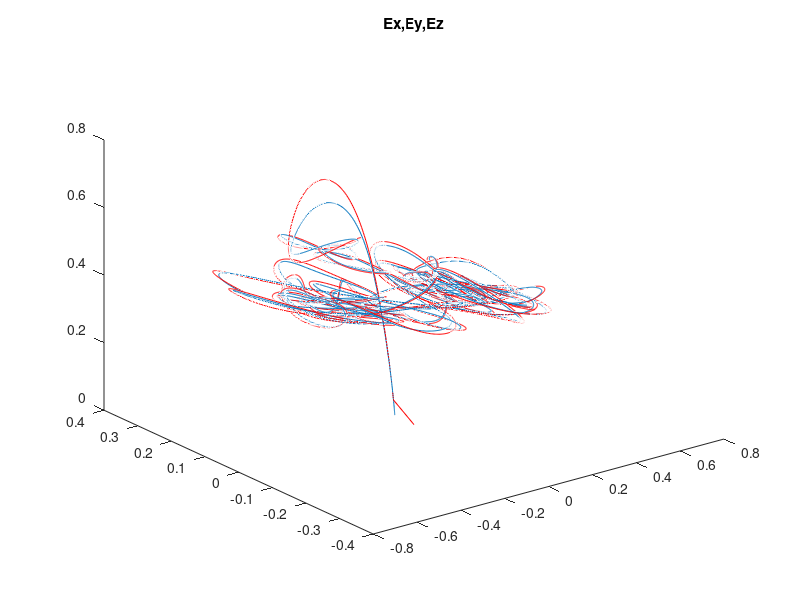
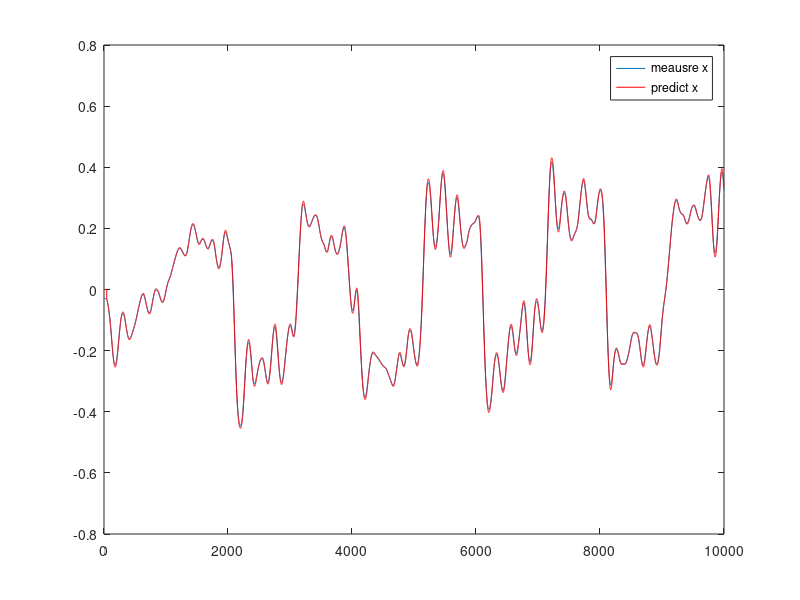
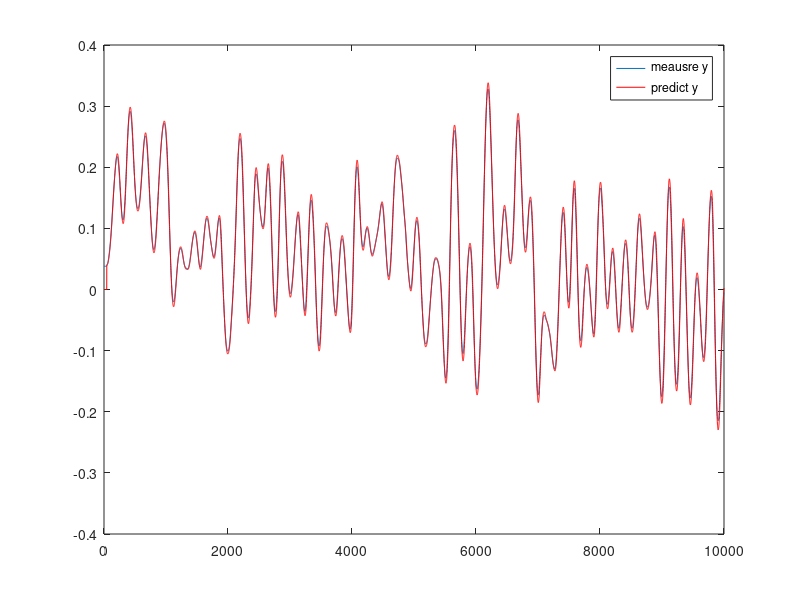
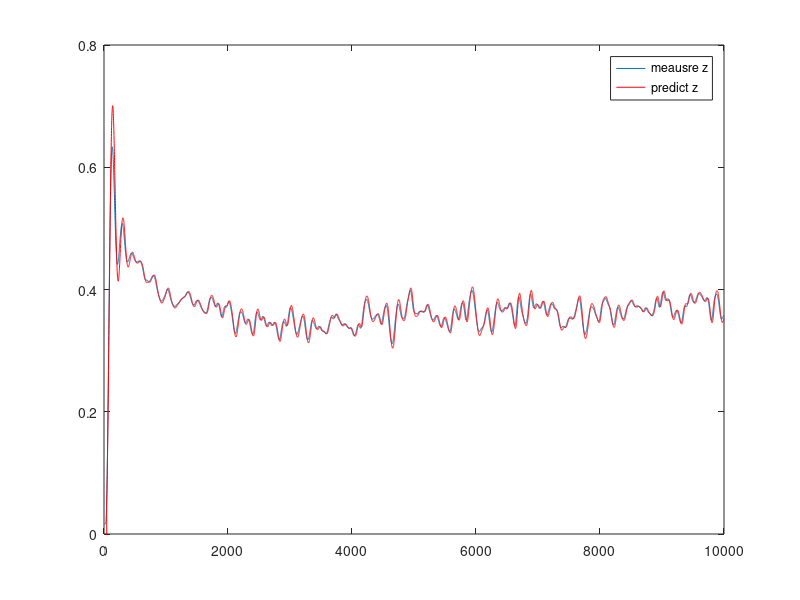

Write the MATLAB code that produced these figures, in order.
%% Project 2  Part1 and 2
% -------------------------
% CMPE 245 - Spring, 2016
% Chien-Pin Chen
% 05/30/2016
% MATLAB script for Project 2
% --------------------------
clear all;

load data3D.mat;

plot3(xm, ym, zm,'DisplayName','xm,ym,zm');
title('xm,ym,zm');

%T = 0.1;
%c = 1e-16;
g = 9.81;

R = [1 0 0 0;
     0 1 0 0;
     0 0 0.1 0;
     0 0 0 1];
%eye(4)*1.225*1; 
% [12.25 0;
%      0 12.25]; % do we get this ?? or guess by ourself

% ga = [0 0 0 0;
%       0 0 0 0;
%       0 0 0 0;
%       sqrt(T) 0 0 0;
%       0 sqrt(T) 0 0;
%       0 0 sqrt(T) 0;
%       0 0 0 sqrt(T)];
Q = eye(4);

% setting initial x_0, P_0
x0 = xm(45);
y0 = ym(45);
z0 = zm(45);
dx0 = (xm(45)-xm(44))/dtrec(45);
dy0 = (ym(45)-ym(44))/dtrec(45);
dz0 = (zm(45)-zm(44))/dtrec(45);
yaw0 = yawm(45);
Ex0 = [ x0 y0 z0 dx0 dy0 dz0 yaw0]';

P11 = 1.225*.01;    % var{x}
P22 = P11;      % var{y}
P33 = P11;      % var{z}
P12 = 0;        % temp set to zero
P13 = 0;        % temp set to zero
P23 = 0;        % temp set to zero
Px0 = eye(length(Ex0)) * P11;
% Px0 = [P11 P12 P13;
%        P12 P22 P23;
%        P13 P23 P33];

Px0(1,4) = 2*P11/(0.0085^2);
Px0(4,1) = Px0(1,4);
Px0(2,5) = 2*P11/(0.0085^2);
Px0(5,2) = Px0(2,5);
Px0(3,6) = 2*P11/(0.0085^2);
Px0(6,3) = Px0(3,6);

% array to storge E{x_k} and P_k after update 
Ex_k = zeros(length(Ex0), length(xm)+1);
P_k = zeros(length(Ex0), length(Ex0), length(xm)+1);
S = 0;  % compute c0 part2
i_sum = 0;

% Use Extend Kalman Filter (EKF)
Ex_k(:,45) = Ex0;
P_k(:,:,45) = Px0;

% start from 45
for k = 45 : length(zm)
    % Prediction
    % discrete method
    
%     pit = Ex_k(4, k);
%     rol = Ex_k(5, k);
%     yaw = Ex_k(6, k);

    x4 = Ex_k(4, k);     
    x5 = Ex_k(5, k);
    x6 = Ex_k(6, k);
    rol = roll(k);
    pit = pitch(k);
    yaw = yawm(k);
    dt = dtrec(k);
    
    s = (255/6000) * thrust(k);
    c0 = 1000000; % Part2: tuning c0 to get min. residual
    c = (0.000409*s^2+0.1405*s-0.099)/c0;
    %c=1;
    f = [x4; x5; x6;
         c*g*( sind(yaw)*sind(rol) + cosd(yaw)*cosd(rol)*sind(pit) );
         c*g*( sind(yaw)*cosd(rol)*sind(pit) -cosd(yaw)*sind(rol) );
         c*(g*cosd(rol)*cosd(pit) - g);
         0]*dt; 
% [c*g*( sin(yaw)*sin(rol) + cos(yaw)*cos(rol)*sin(pit) );
%  c*g*( -1*cos(yaw)*sin(rol) + sin(yaw)*cos(rol)*sin(pit) );
%  c*g*cos(rol)*cos(pit) - g;
%  0;
%  0;
%  0];
    
    phi = [1 0 0 dt 0 0 0;
           0 1 0 0 dt 0 0;
           0 0 1 0 0 dt 0;
           0 0 0 1 0 0 0;
           0 0 0 0 1 0 0;
           0 0 0 0 0 1 0;
           0 0 0 0 0 0 1];
    
% [0, 0, 0, c*g*cos(pit)*cos(rol)*cos(yaw),  c*g*(cos(rol)*sin(yaw) - cos(yaw)*sin(pit)*sin(rol)), c*g*(cos(yaw)*sin(rol) - cos(rol)*sin(pit)*sin(yaw)) ;
% 0, 0, 0, c*g*cos(pit)*cos(rol)*sin(yaw),  c*g*(-cos(rol)*cos(yaw) + sin(pit)*sin(rol)*sin(yaw)), c*g*(sin(rol)*sin(yaw) + cos(rol)*cos(yaw)*sin(pit)) ;
% 0, 0, 0,     -c*g*cos(rol)*sin(pit),                     -c*g*cos(pit)*sin(rol),                                          0 ;
% 0, 0, 0, 1, 0, 0;
% 0, 0, 0, 0, 1, 0;
% 0, 0, 0, 0, 0, 1];
    ga = [0 0 0 0;
          0 0 0 0;
          0 0 0 0;
          10*sqrt(dt) 0 0 0;
          0 10*sqrt(dt) 0 0;
          0 0 1*sqrt(dt) 0;
          0 0 0 1*sqrt(dt)];
    
    Ex_k(:, k+1) = Ex_k(:, k)+f;
    P_k(:,:,k+1) = phi*P_k(:,:,k)*phi'+ ga*Q*ga';
    
    % Observation
    H = [ 1, 0, 0, 0, 0, 0, 0;
          0, 1, 0, 0, 0, 0, 0;
          0, 0, 1, 0, 0, 0, 0;
          0, 0, 0, 0, 0, 0, 1];
    x_k1 = [Ex_k(1,k+1) Ex_k(2,k+1) Ex_k(3,k+1) 0 0 0 Ex_k(7,k+1)]';
    z_k1 = [xm(k) ym(k) zm(k) yawm(k)]';
    
    % part2 compute c0
    S = sum( (z_k1(1:3)-x_k1(1:3)).^2 );
    i_sum = i_sum+1;
    
    %update K and P(+)
    K = P_k(:,:,k+1) * H'/(H*P_k(:,:,k+1)*H'+R);
    P_k(:,:,k+1) = (eye(length(Ex0)) - K*H)*P_k(:,:,k+1);
    Ex_k(:,k+1) = Ex_k(:,k+1) + K*(z_k1 - H*x_k1);
    
end

% get average of S (part2)
S_ave = S/i_sum;

%figure;
hold on;
plot3(Ex_k(1,:), Ex_k(2,:), Ex_k(3,:),'r','DisplayName','Ex,Ey,Ez');
title('Ex,Ey,Ez');

figure
plot(xm, 'DisplayName','meausre x');
hold on
plot(Ex_k(1,:),'r','DisplayName','predict x');
legend show

figure
plot(ym, 'DisplayName','meausre y');
hold on
plot(Ex_k(2,:),'r','DisplayName','predict y');
legend show


figure
plot(zm, 'DisplayName','meausre z');
hold on
plot(Ex_k(3,:),'r','DisplayName','predict z');
legend show

figure
plot(yawm, 'DisplayName','meausre yaw');
hold on
plot(Ex_k(7,:),'r','DisplayName','predict yaw');
legend show

% f = [c*g*( sin(yaw)*sin(rol) + cos(yaw)*cos(rol)*sin(pit) );
%      c*g*( -1*cos(yaw)*sin(rol) + sin(yaw)*cos(rol)*sin(pit) );
%      c*g*cos(rol)*cos(pit) - g;
%      0;
%      0;
%      0];
% 
% phi = [0, 0, 0, c*g*cos(pit)*cos(rol)*cos(yaw),  c*g*(cos(rol)*sin(yaw) - cos(yaw)*sin(pit)*sin(rol)), c*g*(cos(yaw)*sin(rol) - cos(rol)*sin(pit)*sin(yaw)) ;
%        0, 0, 0, c*g*cos(pit)*cos(rol)*sin(yaw),  c*g*(-cos(rol)*cos(yaw) + sin(pit)*sin(rol)*sin(yaw)), c*g*(sin(rol)*sin(yaw) + cos(rol)*cos(yaw)*sin(pit)) ;
%        0, 0, 0,     -c*g*cos(rol)*sin(pit),                     -c*g*cos(pit)*sin(rol),                                          0 ;
%        0, 0, 0, 1, 0, 0;
%        0, 0, 0, 0, 1, 0;
%        0, 0, 0, 0, 0, 1];
%  
%  
% H = [ 1, 0, 0, 0, 0, 0;
%       0, 1, 0, 0, 0, 0;
%       0, 0, 1, 0, 0, 0;
%       0, 0, 0, 0, 0, 1];
   
